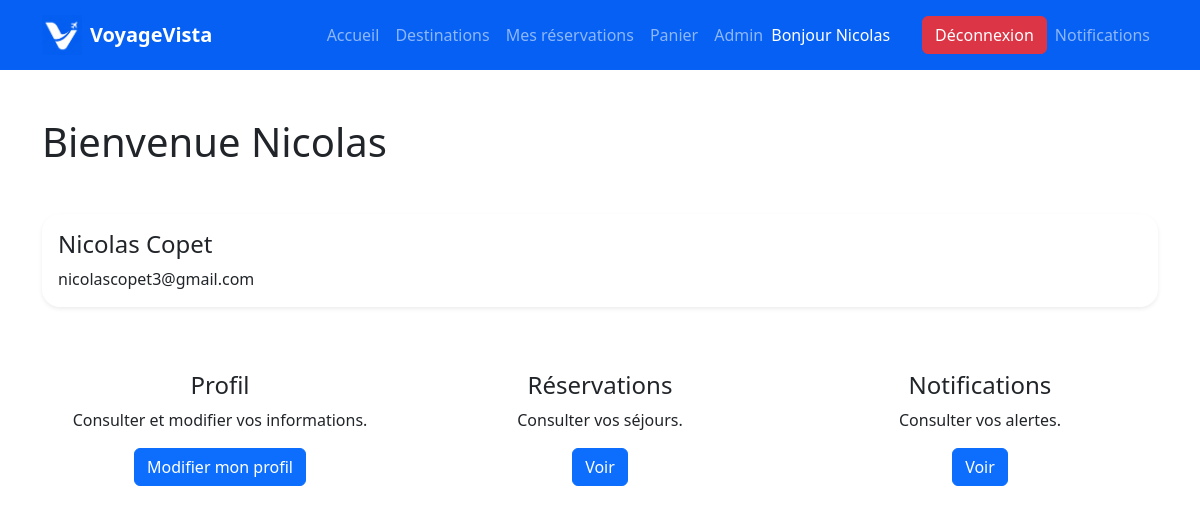
/profile/dashboard.php (signed in), run on the app's committed database.
### tables this page shows
CREATE TABLE `users` (
  `id` int(11) NOT NULL,
  `first_name` varchar(100) NOT NULL,
  `last_name` varchar(100) NOT NULL,
  `email` varchar(150) NOT NULL,
  `password` varchar(255) NOT NULL,
  `role` enum('client','admin','agency') DEFAULT 'client',
  `created_at` timestamp NOT NULL DEFAULT CURRENT_TIMESTAMP
);

### models/userModel.php (called while the page is built, shortened)
<?php
require_once __DIR__ . "/../config/database.php";
function getUserById($id) {
    global $pdo;
    $stmt = $pdo->prepare(
        "SELECT *
         FROM users
         WHERE id = ?"
    );
    $stmt->execute([$id]);
    return $stmt->fetch(PDO::FETCH_ASSOC);
}

### profile/dashboard.php (the view, shortened to what this page needs)
<?php
require_once __DIR__ . "/../models/userModel.php";
$user =
    getUserById(
        $_SESSION["user_id"]
    );
?>
<!DOCTYPE html>
<html lang="fr">
<head>
<link rel="stylesheet"
href="../assets/css/bootstrap.min.css">
<link rel="stylesheet"
href="../assets/css/style.css">
</head>
<body>
    <?php include __DIR__ . '/../includes/navbar.php'; ?>
    <div class="container py-5">
        <h1 class="mb-5">
            Bienvenue
            <?= $_SESSION["user_name"]; ?>
        </h1>
        <div class="card shadow-sm mb-5">
            <div class="card-body">
                <h4>
                    <?= $user["first_name"]; ?>
                    <?= $user["last_name"]; ?>
                </h4>
                <p class="mb-0">
                    <?= $user["email"]; ?>
                </p>
            </div>
        </div>
        <div class="row g-4">
            <div class="col-md-4">
                <div class="card text-center">
                    <div class="card-body">
                        <h4>
                            Profil
                        </h4>
                        <p>
                            Consulter et modifier vos informations.
                        </p>
                        <a href="edit-profile.php"
                        class="btn btn-primary">
                            Modifier mon profil
                        </a>
                    </div>
                </div>
            </div>
            <div class="col-md-4">
                <div class="card text-center">
                    <div class="card-body">
                        <h4>
                            Réservations
                        </h4>
                        <p>
                            Consulter vos séjours.
                        </p>
                        <a href="../reservations/my-reservations.php"
                        class="btn btn-primary">
                            Voir
                        </a>
                    </div>
                </div>
            </div>
            <div class="col-md-4">
                <div class="card text-center">
                    <div class="card-body">
                        <h4>
                            Notifications
                        </h4>
                        <p>
                            Consulter vos alertes.
                        </p>
                        <a href="../notifications/index.php"
                        class="btn btn-primary">
                            Voir
                        </a>
                    </div>
                </div>
            </div>
        </div>
    </div>
</body>
</html>

### assets/css/style.css (style rules this page uses)
.card { border: none; border-radius: 18px; overflow: hidden; transition: 0.3s ease; }

### data on the page
users: first_name "Nicolas", last_name "Copet", email "nicolascopet3@gmail.com"

### other printed values
$_SESSION["user_name"] "Nicolas"
